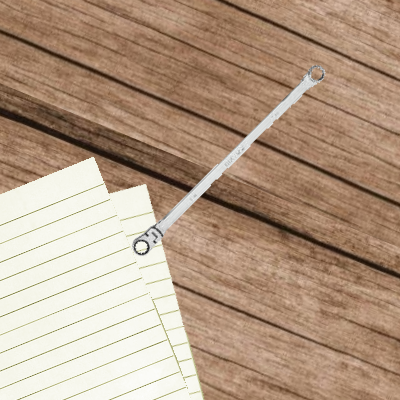
#> input picture Archivos/Imagenes para pruebas/20.png, 400 x 400 px, found by its file name
$ python hough_final.py
#> lines starting #> are read from the running program, lines starting #| are printed output that depends on the picture; after the words box and inside, x2 and y2 are one past the last pixel; in counts of white or black regions, pixels touching at a corner belong together
import numpy as np

from skimage.transform import hough_line, hough_line_peaks
from skimage.feature import canny
from skimage import data
from skimage.io import imread
from skimage.color import rgb2gray
import matplotlib.pyplot as plt
from matplotlib import cm
from skimage import filters
import math
import cv2
from skimage.io import imsave
font = cv2.FONT_HERSHEY_SIMPLEX

i = 0
j = 200
y = [0,0]
limites = [0,0]
parlimites = [0,0]
coorx = 0
coory = 0
pi = math.pi

code = str(20)
# Constructing test image
img = imread(code+'.png')
#> img is the input picture: shape (400, 400, 3); mean R, G, B 179.7, 154.9, 133.1
noisy_image = rgb2gray(img)
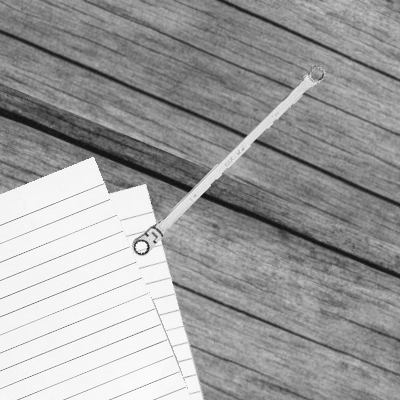
#> noisy_image: shape (400, 400) float64; min 0.0489, max 1, mean 0.622
noisy_image1 = 0.4 <= noisy_image
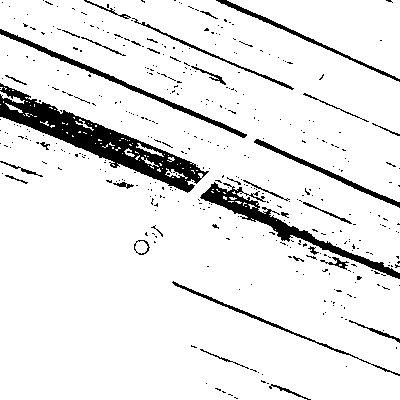
#> noisy_image1: shape (400, 400) bool; 91% white; 418 black regions (386 under 20 px), largest, box (x1, y1, x2, y2) and area: (0, 83, 209, 193) 5438, (200, 182, 400, 279) 2339, (0, 29, 247, 138) 1261
noisy_image2 = 0.7 >= noisy_image
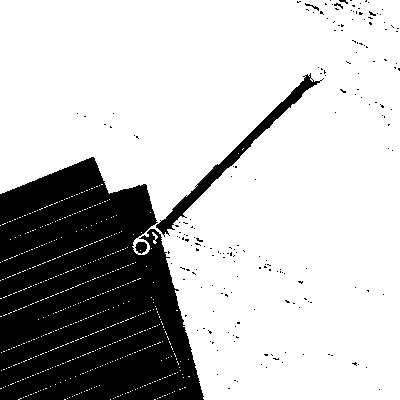
#> noisy_image2: shape (400, 400) bool; 74.9% white; 190 black regions (185 under 20 px), largest, box (x1, y1, x2, y2) and area: (0, 157, 204, 400) 37339, (156, 73, 324, 237) 2123, (135, 242, 147, 254) 104, (305, 3, 319, 11) 29, (334, 3, 343, 9) 21
noisy_image3 = 0.9 <= noisy_image
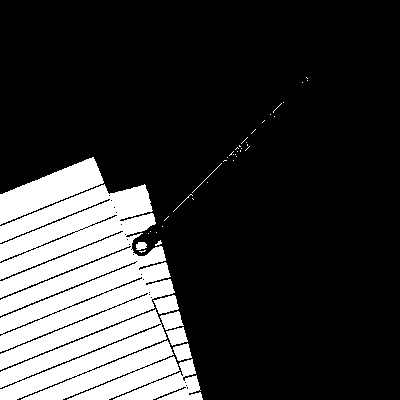
#> noisy_image3: shape (400, 400) bool; 21.9% white; 44 white regions (33 under 20 px), largest, box (x1, y1, x2, y2) and area: (0, 184, 175, 370) 20117, (0, 309, 203, 400) 10620, (0, 157, 104, 225) 3006
noisy_image2 = ~noisy_image2
noisy_image3 = ~noisy_image3
noisy_image = noisy_image1*noisy_image2*noisy_image3
#> noisy_image: shape (400, 400) bool; 3.2% white; 891 white regions (875 under 20 px), largest, box (x1, y1, x2, y2) and area: (156, 73, 324, 237) 1997, (137, 229, 164, 256) 211, (100, 360, 161, 386) 82


image = filters.sobel(noisy_image)
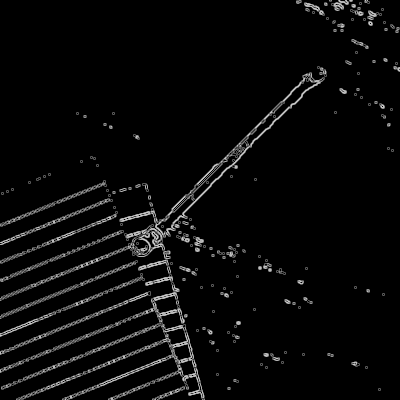
#> image: shape (400, 400) float64; min 0, max 0.791, mean 0.0366


# Classic straight-line Hough transform
# Set a precision of 0.5 degree.
tested_angles = np.linspace(-np.pi / 2, np.pi / 2, 360)
h, theta, d = hough_line(image, theta=tested_angles)
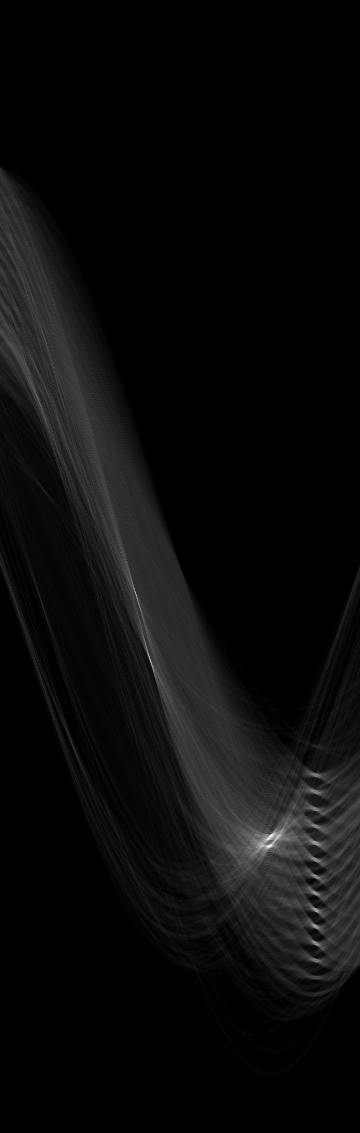
#> h: shape (1133, 360) uint64; min 0, max 283, mean 12.1; drawn with min black and max white
#> theta = 360 values from -1.57 to 1.57; d = 1133 values from -566 to 566
a,angle,dists = hough_line_peaks(h,theta,d)
#> a = [283, 204, 187, 186, 186, 185, 176, 170, 165, 160, 159, 156, 152]; angle = [0.783, -0.267, -0.381, 1.19, 1.19, 1.2, 1.17, 1.19, 1.19, 1.18, 1.17, 1.19, 1.18]; dists = [279, 92, 29, 361, 276, 344, 326, 376, 309, 292, 259, 242, 224]
maximo = a[1]
#> maximo = 204

# Generating figure 1
fig, axes = plt.subplots(1, 3, figsize=(15, 6))
ax = axes.ravel()

ax[0].imshow(image, cmap=cm.gray)
ax[0].set_title('Input image')
ax[0].set_axis_off()

ax[1].imshow(np.log(1 + h),
             extent=[np.rad2deg(theta[-1]), np.rad2deg(theta[0]), d[-1], d[0]],
             cmap=cm.gray, aspect=1/1.5)
ax[1].set_title('Hough transform')
ax[1].set_xlabel('Angles (degrees)')
ax[1].set_ylabel('Distance (pixels)')
ax[1].axis('image')

ax[2].imshow(noisy_image, cmap=cm.gray)
x = np.array((0, image.shape[1]))
#> x = [0, 400]

for accum, angle, dist in zip(*hough_line_peaks(h, theta, d)):
    y0, y1 = (dist - x * np.cos(angle)) / np.sin(angle)
    if accum >= maximo:
        ax[2].plot(x, (y0,y1), '-r')
        m = (y1-y0)/(x[1]-x[0])
        y[i] = y0
        i = i+1
        angulo = angle
#> this loop made 13 passes
#> (accum, angle, dist, y0, y1, m, i, angulo) on passes 1 to 2: (283, 0.783, 279, 395.4, -6.32, -1, 1, 0.783), (204, -0.267, 92, -348.8, 1114.1, 3.66, 2, -0.267)
#> (accum, angle, dist, y0, y1) on passes 3 to 8: (187, -0.381, 29, -78.05, 921.5), (186, 1.19, 361, 389.5, 227.4), (186, 1.19, 276, 297.8, 135.7), (185, 1.2, 344, 368.6, 214.6), (176, 1.17, 326, 354.3, 184), (170, 1.19, 376, 405.7, 243.6)
#> after the loop, i = 2; y = [395.4, -348.8]
b = (y[1]+y[0])/2
#> b = 23.31


while True:
    if angulo < 0.79 and angulo > -0.79:
        centro = (j-b)/m
        if noisy_image[j,int(centro)] == True:
            punto = [j,int(centro)]
            break
        else:
            j = j+1
    else:
        centro = m*j+b
        if noisy_image[int(centro),j] == True:
            print(1,j)
            punto = [int(centro),j]
            break
        else:
            j = j+1
#> this loop made 22 passes
#> (centro, punto) on pass 22: (54.06, [221, 54])
#> centro on passes 1 to 6: 48.31, 48.59, 48.86, 49.13, 49.41, 49.68
#> after the loop, j = 221


while True:
    if angulo < 0.79 and angulo > -0.79:
        centro = (j-b)/m
        if noisy_image[j,int(centro)] == True:
            j = j+1
            i = 0
        else:
            i = i+1
            j = j+1
            if i > 10 or j > 399:
                break
    else:
        centro = m*j+b
        if noisy_image[int(centro),j] == True:
            j = j+1
            i = 0
        else:
            i = i+1
            j = j+1
            if i > 10 or j > 399:
                break
#> this loop made 13 passes
#> centro on passes 1 to 12: 54.06, 54.33, 54.6, 54.88, 55.15, 55.42, 55.7, 55.97, 56.24, 56.52, 56.79, 57.06
#> after the loop, i = 11; j = 234

limites[0] = j
parlimites[0] = centro
j = punto[0]
#> j = 221

while True:
    if angulo < 0.79 and angulo > -0.79:
        centro = (j-b)/m
        if noisy_image[j,int(centro)] == True:
            j = j-1
            i = 0
        else:
            i = i+1
            j = j-1
            if i > 10 or j < 1:
                break
    else:
        centro = m*j+b
        if noisy_image[int(centro),j] == True:
            j = j-1
            i = 0
        else:
            i = i+1
            j = j-1
            if i > 10 or j < 1:
                break
#> this loop made 12 passes
#> (centro, j) on passes 1 to 12: (54.06, 220), (53.78, 219), (53.51, 218), (53.23, 217), (52.96, 216), (52.69, 215), (52.41, 214), (52.14, 213), (51.87, 212), (51.59, 211), (51.32, 210), (51.05, 209)
#> after the loop, i = 11; j = 209

limites[1] = j
parlimites[1] = centro


if angulo < 0.79 and angulo > -0.79:
    coorx = (parlimites[0]+parlimites[1])/2
#> coorx = 54.19
    coory = (limites[0]+limites[1])/2
#> coory = 221.5
else:
    coory = (parlimites[0]+parlimites[1])/2
    coorx = (limites[0]+limites[1])/2

coorangle = (pi/2)-angulo
#> coorangle = 1.84
dosdeci = '%.3f' % coorangle
#> dosdeci = '1.838'


text = '('+str(int(coorx))+', '+str(int(coory))+')'
#> text = '(54, 221)'
text2 = 'Angulo: '+dosdeci
#> text2 = 'Angulo: 1.838'

cv2.putText(img,text,(0,30), font, 1,(255,0,0),2)
cv2.putText(img,text2,(0,65), font, 1,(255,0,0),2)
cv2.circle(img,(int(coorx), int(coory)), 5, (255,0,0), 2)
#> img: shape (400, 400, 3); mean R, G, B 181.3, 152.9, 131.5
imsave(code+'.jpg',img)
ax[2].set_xlim(x)
ax[2].set_ylim((image.shape[0], 0))
ax[2].set_axis_off()
ax[2].set_title('Detected lines')

plt.tight_layout()
plt.show()
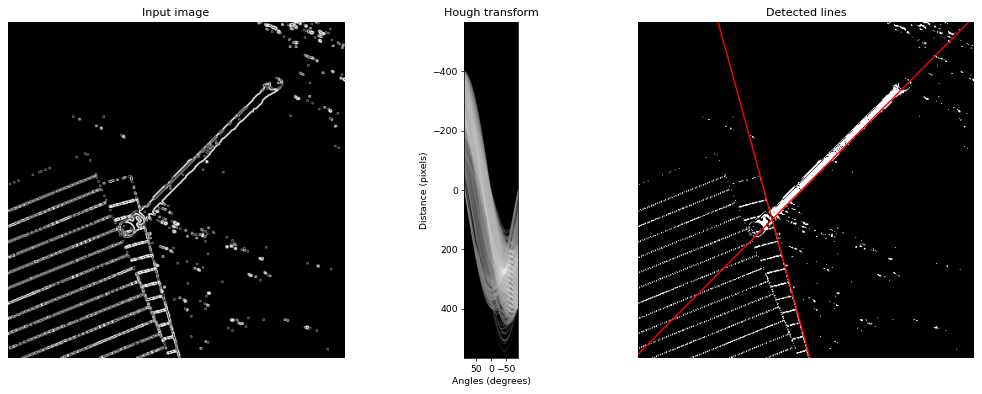
#> figure drawn by matplotlib, 3 panels

$ run again, with Archivos/Imagenes para pruebas/1.png copied over Archivos/Imagenes para pruebas/20.png
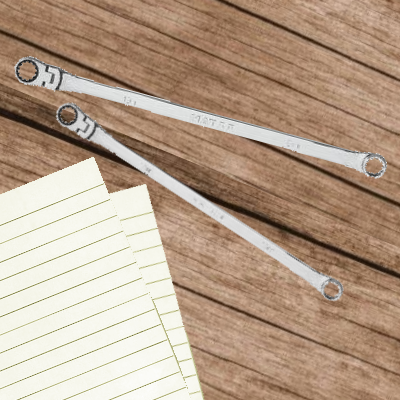
#> input picture Archivos/Imagenes para pruebas/1.png, 400 x 400 px, found by its file name
#> img is the input picture: shape (400, 400, 3); mean R, G, B 182.7, 159.6, 139.1
#> `noisy_image1 = 0.4 <= noisy_image`:
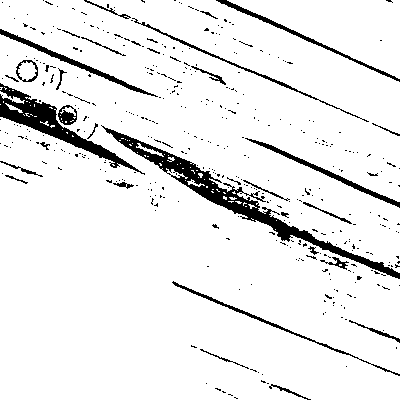
#> noisy_image1: shape (400, 400) bool; 92.1% white; 425 black regions (392 under 20 px), largest, box (x1, y1, x2, y2) and area: (101, 125, 400, 279) 3888, (0, 83, 145, 175) 2356, (0, 29, 158, 97) 779
#> theta = 360 values from -1.57 to 1.57; d = 1133 values from -566 to 566
#> `a,angle,dists = hough_line_peaks(h,theta,d)`: a = [325, 324, 306, 223, 217, 194, 191, 188, 187, 183, 178, 177]; angle = [-1.31, -1.3, -0.993, -0.267, -0.381, 1.19, 1.2, 1.19, 1.17, 1.19, 1.17, 1.2]; dists = [-56, -67, -55, 92, 29, 361, 344, 276, 292, 326, 309, 378]
#> maximo = 324
#> the loop `for accum, angle, dist in zip(*hough_line_peaks(h, theta, d)):` made 12 passes
#> (accum, angle, dist, y0, y1, m, i, angulo) on passes 1 to 2: (325, -1.31, -56, 57.99, 165.5, 0.269, 1, -1.31), (324, -1.3, -67, 69.54, 180.8, 0.278, 2, -1.3)
#> after the loop `for accum, angle, dist in zip(*hough_line_peaks(h, theta, d)):`: i = 2; y = [57.99, 69.54]
#> b = 63.77
#> the loop `while True:` made 1 pass
#> (centro, punto) on pass 1: (119.4, [119, 200])
#> after the loop `while True:`: j = 200
#> the loop `while True:` made 176 passes
#> centro on passes 1 to 8: 119.4, 119.7, 119.9, 120.2, 120.5, 120.8, 121.1, 121.3
#> after the loop `while True:`: i = 11; j = 376
#> `j = punto[0]`: j = 119
#> the loop `while True:` made 91 passes
#> (centro, j) on passes 1 to 8: (96.86, 118), (96.59, 117), (96.31, 116), (96.03, 115), (95.75, 114), (95.47, 113), (95.19, 112), (94.92, 111)
#> after the loop `while True:`: i = 11; j = 28
#> coory = 119.9
#> coorx = 202
#> coorangle = 2.87
#> dosdeci = '2.870'
#> text = '(202, 119)'
#> text2 = 'Angulo: 2.870'
#> `plt.show()`:
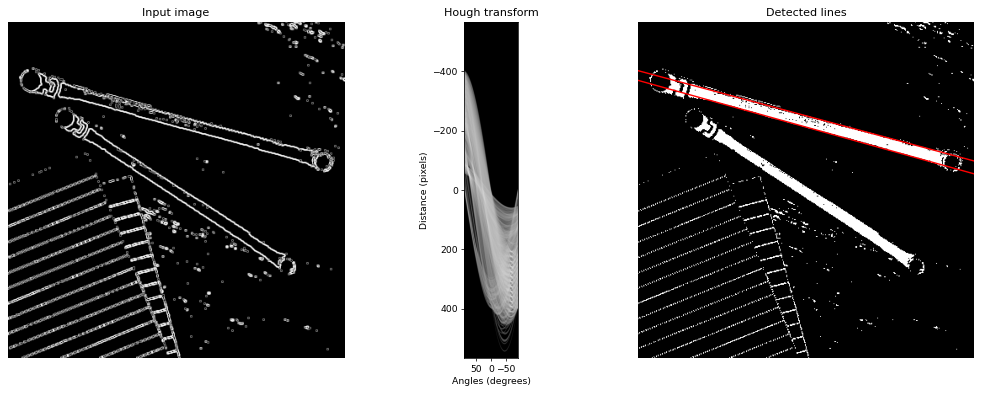
#> figure drawn by matplotlib, 3 panels
